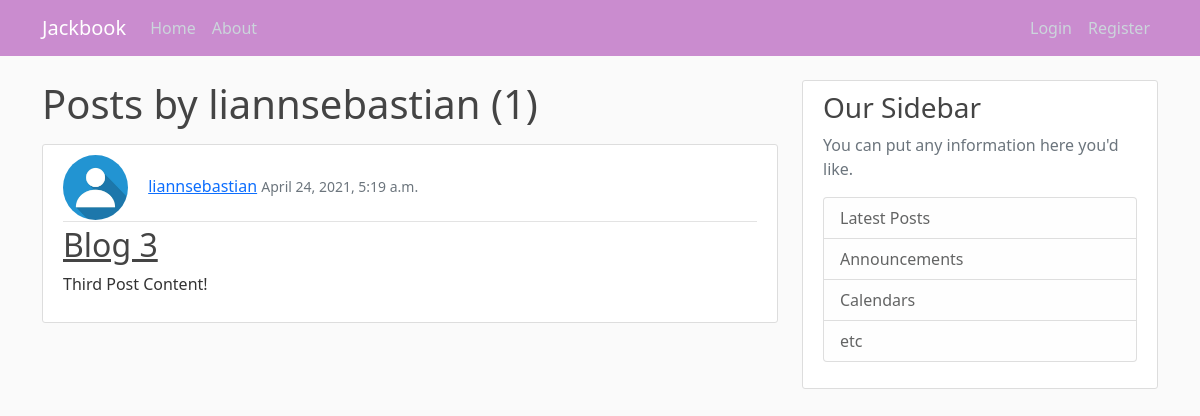
Page /user/liannsebastian on the earlier database version.
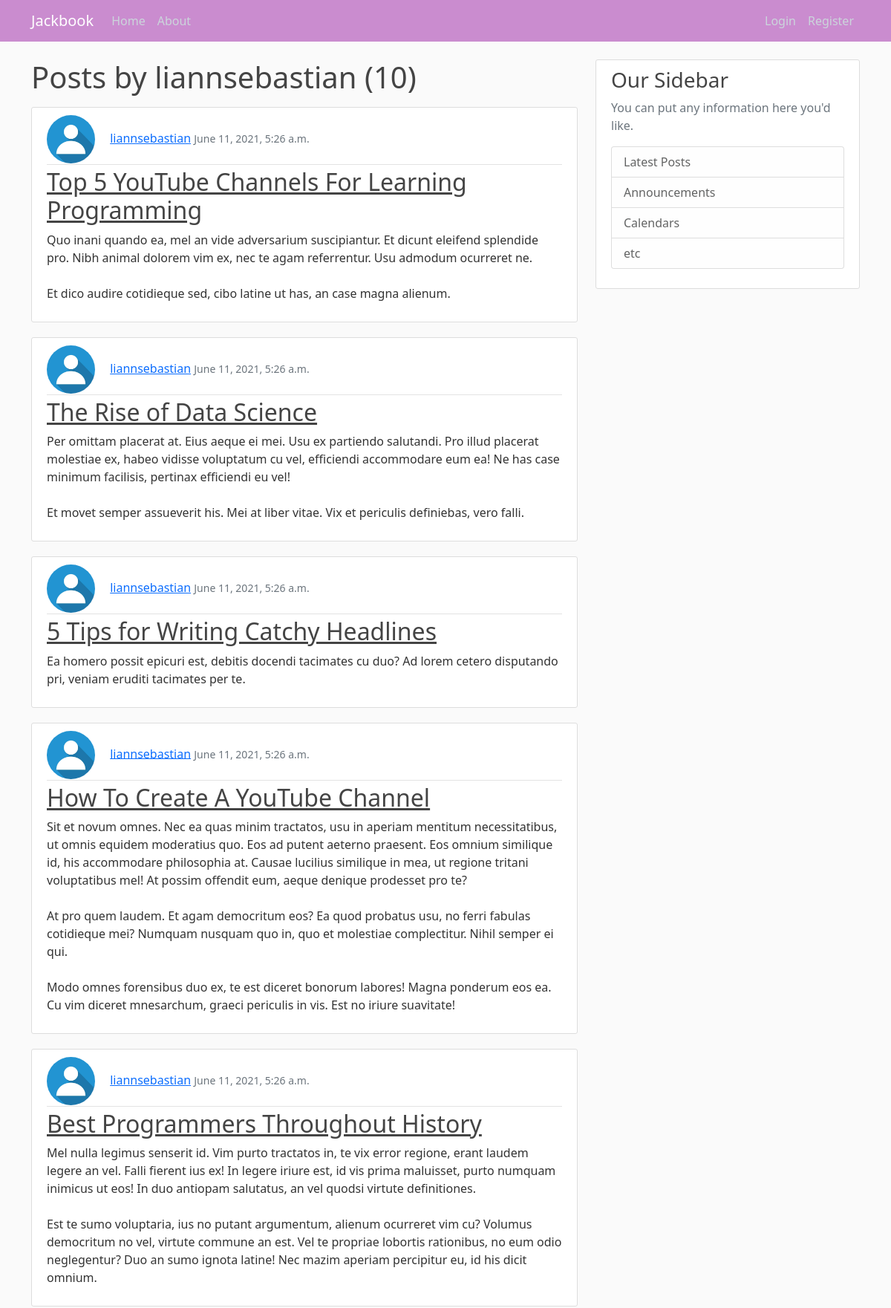
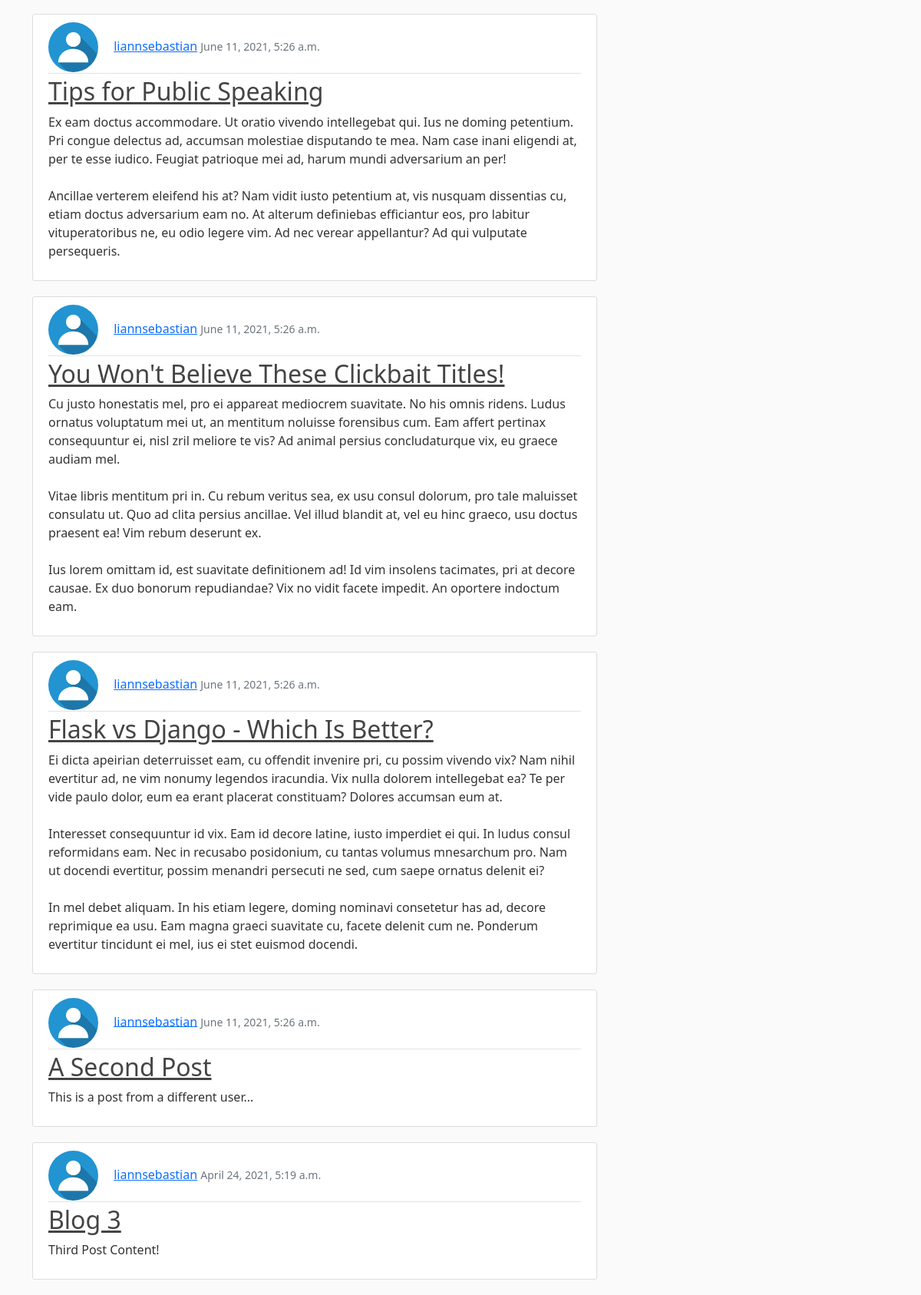
Same page on the later database version (2 pictures, top to bottom).
### blog/models.py (models this page shows, shortened)
class Post(models.Model):
    author = models.ForeignKey(User, on_delete=models.CASCADE)
    title = models.CharField(max_length=100)
    content = models.TextField()
    date_posted = models.DateTimeField(default=timezone.now)

### users/models.py (models this page shows, shortened)
class Profile(models.Model):
    user = models.OneToOneField(User, on_delete=models.CASCADE)
    image = models.ImageField(default='default.png', upload_to='profile_pics')

### blog/views.py (the view)
# urls.py: path('user/<str:username>', UserPostListView.as_view(), name='user-posts'),
class UserPostListView(ListView):
    model = Post
    template_name = 'blog/user_posts.html'
    context_object_name = 'posts'
    paginate_by = 10
    def get_queryset(self):
        user = get_object_or_404(User, username=self.kwargs.get('username'))
        return Post.objects.filter(author=user).order_by('-date_posted')

### blog/templates/blog/user_posts.html (shortened to what this page needs)
{% extends "blog/base.html" %}
{% block content %}
    <h1 class="mb-3">Posts by {{ view.kwargs.username }} ({{ page_obj.paginator.count }})</h1>
    {% for post in posts %}
        <article class="media content-section">
            <div class="media-body">
                <div class="article-metadata">
                    <img class="rounded-circle article-img" src="{{ post.author.profile.image.url }}">
                    <a class="mr-2" href="{% url 'user-posts' post.author.username %}">{{ post.author }}</a>
                    <small class="text-muted">{{ post.date_posted }}</small>
                </div>
                <h2><a class="article-title" href="{% url 'post-detail' post.id %}">{{ post.title }}</a></h2>
                <p class="article-content">{{ post.content }}</p>
            </div>
        </article>
    {% endfor %}
{% endblock content %}

### blog/templates/blog/base.html (shortened to what this page needs)
{% load static %}
<!DOCTYPE html>
<html>
    <head>
        <link href="https://cdn.jsdelivr.net/npm/bootstrap@5.0.0-beta3/dist/css/bootstrap.min.css" rel="stylesheet">
        <link rel="stylesheet" type="text/css" href="{% static 'blog/main.css' %}">
    </head>
    <body>
        <header class="site-header">
            <nav class="navbar navbar-expand-md navbar-dark bg-steel fixed-top" style="background-color: #ca8ccf;">
                <div class="container">
                    <a class="navbar-brand mr-4" href="{% url 'blog-home' %}">Jackbook</a>
                    <div class="collapse navbar-collapse" id="navbarToggle">
                        <div class="navbar-nav mr-auto">
                            <a class="nav-item nav-link" href="{% url 'blog-home' %}">Home</a>
                            <a class="nav-item nav-link" href="{% url 'blog-about' %}">About</a>
                        </div>
                        <div class="navbar-nav" style="margin-left:auto;">
                            {% if user.is_authenticated %}
                                <a class="nav-item nav=item nav-link" href="{% url 'post-create' %}">Create</a>
                                <a class="nav-item nav=item nav-link" href="{% url 'profile' %}">{{ user.username }}</a>
                                <a class="nav-item nav=item nav-link" href="{% url 'logout' %}">Logout</a>
                            {% else %}
                                <a class="nav-item nav=item nav-link" href="{% url 'login' %}">Login</a>
                                <a class="nav-item nav-link" href="{% url 'register' %}">Register</a>
                            {% endif %}
                        </div>
                    </div>
                </div>
            </nav>
        </header>
        <main role="main" class="container">
            <div class="row">
                <div class="col-md-8">
                    {% block content %}{% endblock %}
                </div>
                <div class="col-md-4">
                    <div class="content-section">
                        <h3>Our Sidebar</h3>
                        <p class='text-muted'>You can put any information here you'd like.
                            <ul class="list-group">
                                <li class="list-group-item list-group-item-light">Latest Posts</li>
                                <li class="list-group-item list-group-item-light">Announcements</li>
                                <li class="list-group-item list-group-item-light">Calendars</li>
                                <li class="list-group-item list-group-item-light">etc</li>
                            </ul>
                        </p>
                    </div>
                </div>
            </div>
        </main>
    </body>
</html>

### blog/static/blog/main.css (style rules this page uses)
body { background: #fafafa; color: #333333; margin-top: 5rem; }
h1, h2, h3, h4, h5, h6 { color: #444444; }
ul { margin: 0; }
.bg-steel { background-color: #5f788a; }
.site-header .navbar-nav .nav-link { color: #cbd5db; }
.content-section { background: #ffffff; padding: 10px 20px; border: 1px solid #dddddd; border-radius: 3px; margin-bottom: 20px; }
.article-title { color: #444444; }
.article-content { white-space: pre-line; }
.article-img { height: 65px; width: 65px; margin-right: 16px; }
.article-metadata { padding-bottom: 1px; margin-bottom: 4px; border-bottom: 1px solid #e3e3e3 }

Differences in the rows shown:
added Post: author.profile.image (placeholder picture), author "liannsebastian", date_posted "June 11, 2021, 5:26 a.m.", title "Top 5 YouTube Channels For Learning Programming", content "Quo inani quando ea, mel an vide adversarium suscipiantur. Et dicunt eleifend splendide pro. Nibh animal dolorem vim ex, nec te agam referrentur. Usu admodum ocurreret ne. Et dico audire cotidieque sed, cibo latine ut has, an case magna alienum."
added Post: author.profile.image (placeholder picture), author "liannsebastian", date_posted "June 11, 2021, 5:26 a.m.", title "The Rise of Data Science", content "Per omittam placerat at. Eius aeque ei mei. Usu ex partiendo salutandi. Pro illud placerat molestiae ex, habeo vidisse voluptatum cu vel, efficiendi accommodare eum ea! Ne has case minimum facilisis, pertinax efficiendi eu vel! Et movet semper assueverit his. Mei at liber vitae. Vix et periculis definiebas, vero falli."
added Post: author.profile.image (placeholder picture), author "liannsebastian", date_posted "June 11, 2021, 5:26 a.m.", title "5 Tips for Writing Catchy Headlines", content "Ea homero possit epicuri est, debitis docendi tacimates cu duo? Ad lorem cetero disputando pri, veniam eruditi tacimates per te."
added Post: author.profile.image (placeholder picture), author "liannsebastian", date_posted "June 11, 2021, 5:26 a.m.", title "How To Create A YouTube Channel", content "Sit et novum omnes. Nec ea quas minim tractatos, usu in aperiam mentitum necessitatibus, ut omnis equidem moderatius quo. Eos ad putent aeterno praesent. Eos omnium similique id, his accommodare philosophia at. Causae lucilius similique in mea, ut regione tritani voluptatibus mel! At possim offendit eum, aeque denique prodesset pro te? At pro quem laudem. Et agam democritum eos? Ea quod probatus usu, no ferri fabulas cotidieque mei? Numquam nusquam quo in, quo et molestiae complectitur. Nihil semper ei qui. Modo omnes forensibus duo ex, te est diceret bonorum labores! Magna ponderum eos ea. Cu vim diceret mnesarchum, graeci periculis in vis. Est no iriure suavitate!"
added Post: author.profile.image (placeholder picture), author "liannsebastian", date_posted "June 11, 2021, 5:26 a.m.", title "Best Programmers Throughout History", content "Mel nulla legimus senserit id. Vim purto tractatos in, te vix error regione, erant laudem legere an vel. Falli fierent ius ex! In legere iriure est, id vis prima maluisset, purto numquam inimicus ut eos! In duo antiopam salutatus, an vel quodsi virtute definitiones. Est te sumo voluptaria, ius no putant argumentum, alienum ocurreret vim cu? Volumus democritum no vel, virtute commune an est. Vel te propriae lobortis rationibus, no eum odio neglegentur? Duo an sumo ignota latine! Nec mazim aperiam percipitur eu, id his dicit omnium."
added Post: author.profile.image (placeholder picture), author "liannsebastian", date_posted "June 11, 2021, 5:26 a.m.", title "Tips for Public Speaking", content "Ex eam doctus accommodare. Ut oratio vivendo intellegebat qui. Ius ne doming petentium. Pri congue delectus ad, accumsan molestiae disputando te mea. Nam case inani eligendi at, per te esse iudico. Feugiat patrioque mei ad, harum mundi adversarium an per! Ancillae verterem eleifend his at? Nam vidit iusto petentium at, vis nusquam dissentias cu, etiam doctus adversarium eam no. At alterum definiebas efficiantur eos, pro labitur vituperatoribus ne, eu odio legere vim. Ad nec verear appellantur? Ad qui vulputate persequeris."
added Post: author.profile.image (placeholder picture), author "liannsebastian", date_posted "June 11, 2021, 5:26 a.m.", title "You Won't Believe These Clickbait Titles!", content "Cu justo honestatis mel, pro ei appareat mediocrem suavitate. No his omnis ridens. Ludus ornatus voluptatum mei ut, an mentitum noluisse forensibus cum. Eam affert pertinax consequuntur ei, nisl zril meliore te vis? Ad animal persius concludaturque vix, eu graece audiam mel. Vitae libris mentitum pri in. Cu rebum veritus sea, ex usu consul dolorum, pro tale maluisset consulatu ut. Quo ad clita persius ancillae. Vel illud blandit at, vel eu hinc graeco, usu doctus praesent ea! Vim rebum deserunt ex. Ius lorem omittam id, est suavitate definitionem ad! Id vim insolens tacimates, pri at decore causae. Ex duo bonorum repudiandae? Vix no vidit facete impedit. An oportere indoctum eam."
added Post: author.profile.image (placeholder picture), author "liannsebastian", date_posted "June 11, 2021, 5:26 a.m.", title "Flask vs Django - Which Is Better?", content "Ei dicta apeirian deterruisset eam, cu offendit invenire pri, cu possim vivendo vix? Nam nihil evertitur ad, ne vim nonumy legendos iracundia. Vix nulla dolorem intellegebat ea? Te per vide paulo dolor, eum ea erant placerat constituam? Dolores accumsan eum at. Interesset consequuntur id vix. Eam id decore latine, iusto imperdiet ei qui. In ludus consul reformidans eam. Nec in recusabo posidonium, cu tantas volumus mnesarchum pro. Nam ut docendi evertitur, possim menandri persecuti ne sed, cum saepe ornatus delenit ei? In mel debet aliquam. In his etiam legere, doming nominavi consetetur has ad, decore reprimique ea usu. Eam magna graeci suavitate cu, facete delenit cum ne. Ponderum…"
added Post: author.profile.image (placeholder picture), author "liannsebastian", date_posted "June 11, 2021, 5:26 a.m.", title "A Second Post", content "This is a post from a different user..."
Other differences:
{{ page_obj.paginator.count }}: "1" → "10"
